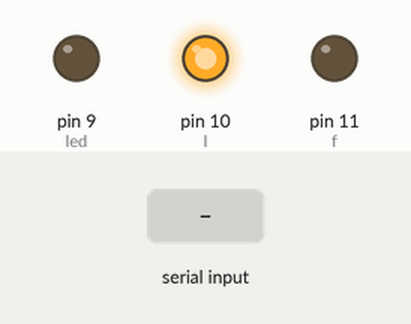
Recording of a sketch running on a simulated Arduino Uno, built with avr-gcc and run on an emulated ATmega328P. Parts: output pins drawn as LEDs (lit = HIGH). Inputs (shaded band) come from the test bench.

Above: at 1.2 s.
1.3 s: byte 2 (2) received over Serial
At 1.9 s:
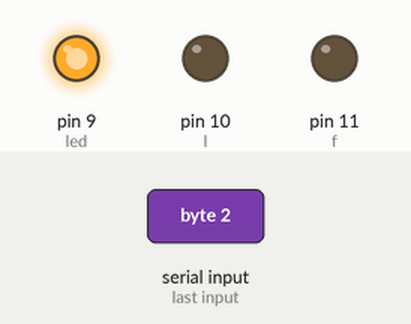
2.8 s: byte 254 (254) received over Serial
At 4.0 s:
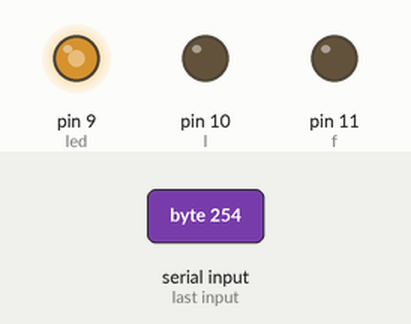
4.3 s: byte 255 (255) received over Serial
At 5.3 s:
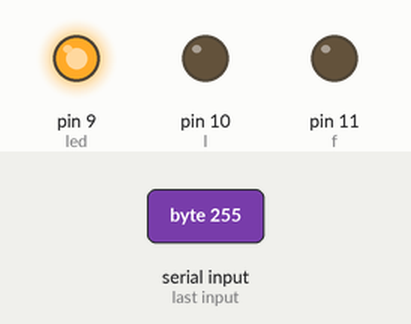
5.8 s: byte 253 (253) received over Serial
At 6.5 s:
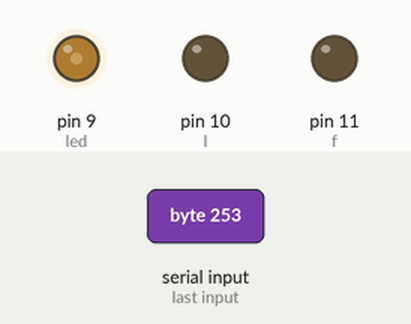
7.3 s: byte 4 (4) received over Serial
At 7.6 s:
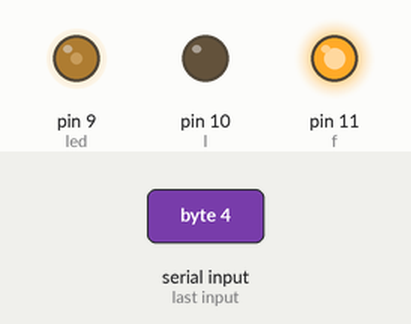
8.8 s: byte 3 (3) received over Serial
At 10.0 s:
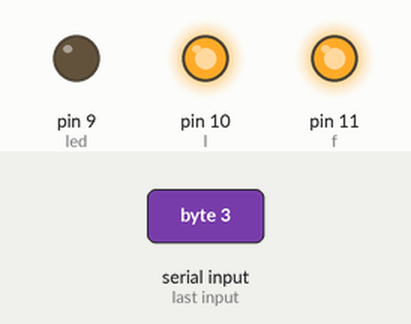
Timing chart, 0 to 11.3 s (numbered marks = the images above; inputs shaded):
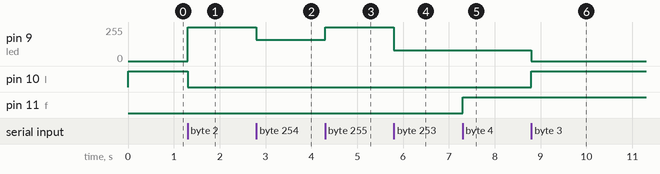

The sketch:

Slave.ino
```cpp
int l=10;
int led =9;
int f=11;
void setup() {
  Serial.begin(9600);
  pinMode(l,OUTPUT);
  pinMode(f,OUTPUT);
  pinMode(led,OUTPUT);
  digitalWrite(l,HIGH);

}

void loop() {
  if(Serial.available() > 0){
    int data = Serial.read();
    //Serial.write(data);
    if(data == 2 ){
      digitalWrite(led,HIGH);
      digitalWrite(l,LOW);
    }
    else if(data == 3 ){
      digitalWrite(led,LOW);
      digitalWrite(l,HIGH);
    }
     // light off
    else if(data == 255){
      analogWrite(led,255);
    }
    else if(data ==254){
      analogWrite(led,160);
    }
    else if(data ==253){
      analogWrite(led,80);
    }
    else if(data == 4 )
      digitalWrite(f,HIGH);
    //fan on
    else if(data == 5)
      digitalWrite(f,LOW);
    // fan off
    else if(data ==245){
      analogWrite(f,255);
    }
    else if(data ==244){
      analogWrite(f,180);
    }
    else if(data == 243){
      analogWrite(f,100);
    }
  }


}
```

Measured:
- after the input at 1.3 s, pin 9 (led): 0/255 → 255/255 at once; pin 10 (l): HIGH → LOW at once
- after the input at 2.8 s, pin 9 (led): 255/255 → 160/255 at once
- after the input at 4.3 s, pin 9 (led): 160/255 → 255/255 at once
- after the input at 5.8 s, pin 9 (led): 255/255 → 80/255 at once
- after the input at 7.3 s, pin 11 (f): LOW → HIGH at once
- after the input at 8.8 s, pin 9 (led): 80/255 → 0/255 at once; pin 10 (l): LOW → HIGH at once
